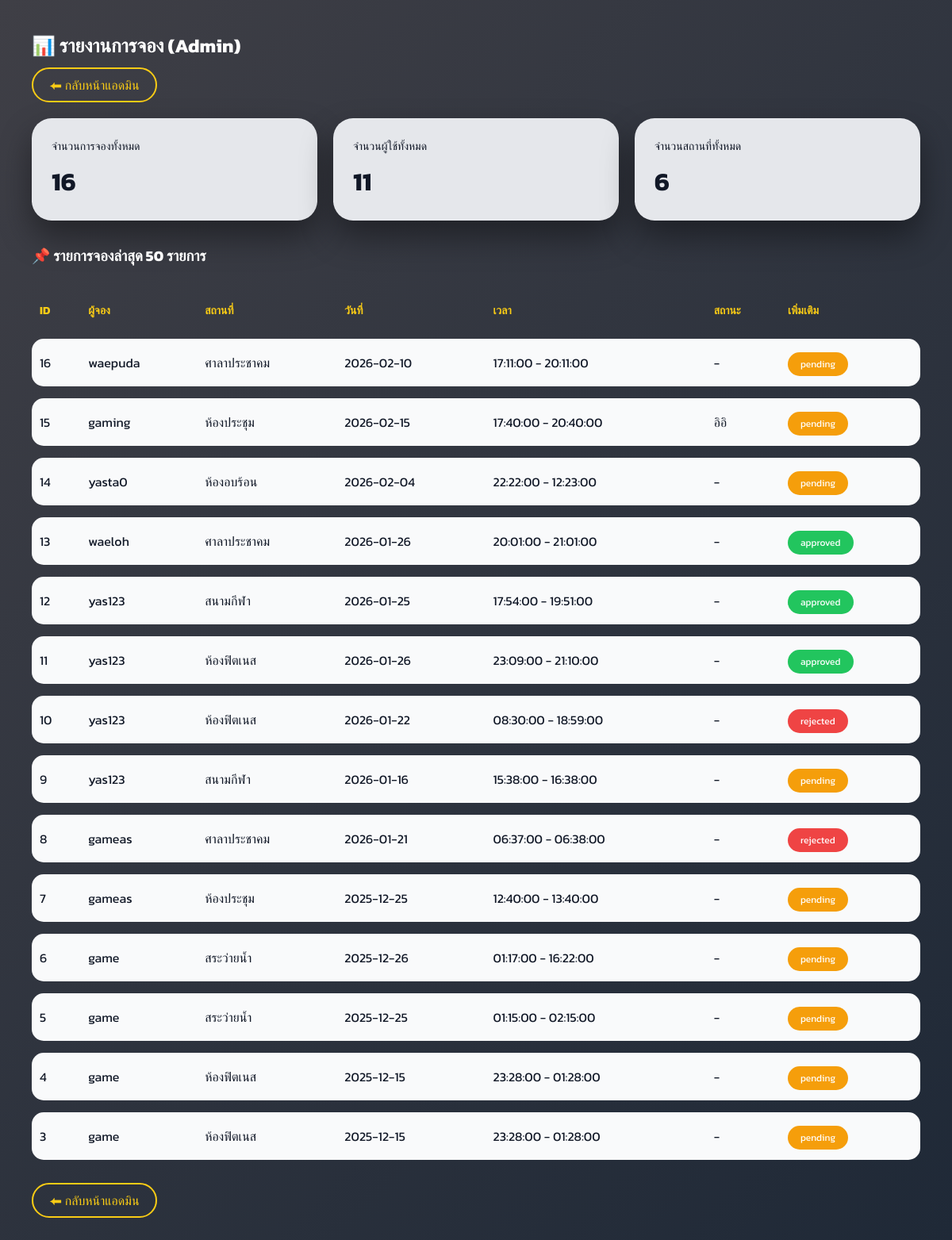
The app's page /admin/reports.php (signed in), older data.
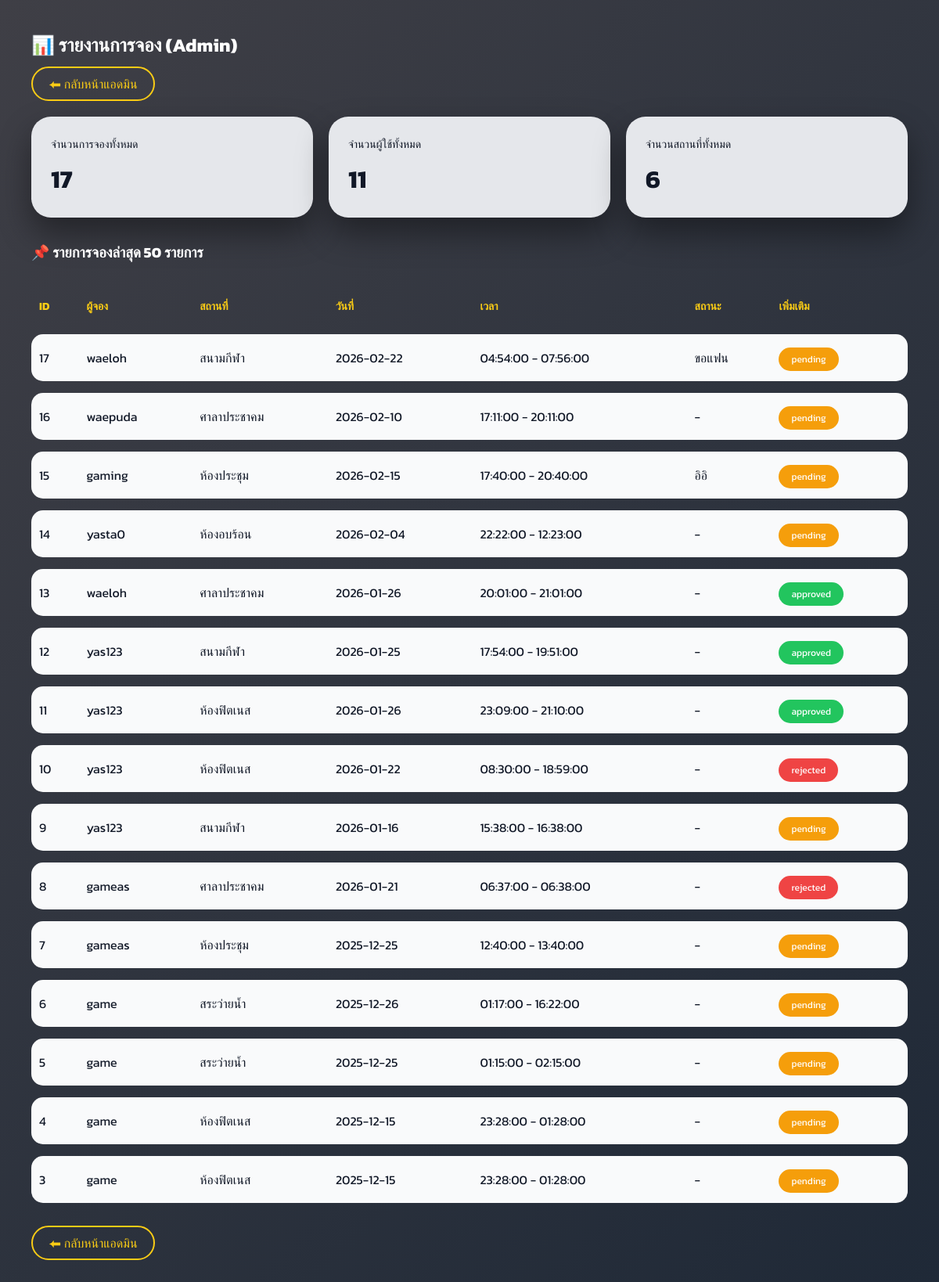
The same page, newer data.
### tables this page shows
CREATE TABLE `bookings` (
  `id` int(11) NOT NULL,
  `user_id` int(11) DEFAULT NULL,
  `place_id` int(11) DEFAULT NULL,
  `booking_date` date DEFAULT NULL,
  `start_time` time DEFAULT NULL,
  `end_time` time DEFAULT NULL,
  `STATUS` enum('pending','approved','rejected') DEFAULT 'pending',
  `note` text DEFAULT NULL
);

CREATE TABLE `users` (
  `id` int(11) NOT NULL,
  `username` varchar(50) DEFAULT NULL,
  `PASSWORD` varchar(255) DEFAULT NULL,
  `role` enum('admin','user') DEFAULT 'user'
);

CREATE TABLE `places` (
  `id` int(11) NOT NULL,
  `place_name` varchar(100) DEFAULT NULL,
  `description` text DEFAULT NULL
);

### admin/reports.php (the view, shortened to what this page needs)
<?php
require_once __DIR__ . "/../db.php";
$totalBookings = $pdo->query("SELECT COUNT(*) FROM bookings")->fetchColumn();
$totalUsers    = $pdo->query("SELECT COUNT(*) FROM users")->fetchColumn();
$totalPlaces   = $pdo->query("SELECT COUNT(*) FROM places")->fetchColumn();
$sql = "SELECT b.id, b.booking_date, b.start_time, b.end_time,
               b.status, b.note,
               u.username,
               p.place_name
        FROM bookings b
        JOIN users u ON b.user_id = u.id
        JOIN places p ON b.place_id = p.id
        ORDER BY b.id DESC
        LIMIT 50";
$bookings = $pdo->query($sql)->fetchAll(PDO::FETCH_ASSOC);
?>
<!DOCTYPE html>
<html lang="th">
<head>
<link rel="stylesheet" href="report.css">
</head>
<body>
<div class="box">
    <h2>📊 รายงานการจอง (Admin)</h2>
<a href="dashboard.php">⬅ กลับหน้าแอดมิน</a>
    <div class="cards">
        <div class="card">
            <h3>จำนวนการจองทั้งหมด</h3>
            <p><?= (int)$totalBookings ?></p>
        </div>
        <div class="card">
            <h3>จำนวนผู้ใช้ทั้งหมด</h3>
            <p><?= (int)$totalUsers ?></p>
        </div>
        <div class="card">
            <h3>จำนวนสถานที่ทั้งหมด</h3>
            <p><?= (int)$totalPlaces ?></p>
        </div>
    </div>
    <h3>📌 รายการจองล่าสุด 50 รายการ</h3>
    <table>
        <tr>
            <th>ID</th>
            <th>ผู้จอง</th>
            <th>สถานที่</th>
            <th>วันที่</th>
            <th>เวลา</th>
            <th>สถานะ</th>
            <th>เพิ่มเติม</th>
        </tr>
        <?php foreach ($bookings as $b): ?>
            <tr>
                <td><?= (int)$b['id'] ?></td>
                <td><?= htmlspecialchars($b['username']) ?></td>
                <td><?= htmlspecialchars($b['place_name']) ?></td>
                <td><?= htmlspecialchars($b['booking_date']) ?></td>
                <td><?= htmlspecialchars($b['start_time']) ?> - <?= htmlspecialchars($b['end_time']) ?></td>
                <td><?= htmlspecialchars($b['note'] ?: '-') ?></td>
                <td>
                    <?php
                        $status = $b['status'] ?? 'pending';
                        $class = $status;
                    ?>
                    <span class="badge <?= $class ?>">
                        <?= htmlspecialchars($status) ?>
                    </span>
                </td>
            </tr>
        <?php endforeach; ?>
    </table>
    <br>
    <a href="dashboard.php">⬅ กลับหน้าแอดมิน</a>
</div>
</body>
</html>

Row changes from the older to the newer data that the page shows:
added bookings: id "17", user.username "waeloh", place.place_name "สนามกีฬา", booking_date "2026-02-22", start_time "04:54:00", end_time "07:56:00", note "ขอแฟน", STATUS "pending"
Text that changed along with them:
$totalBookings: "16" → "17"
